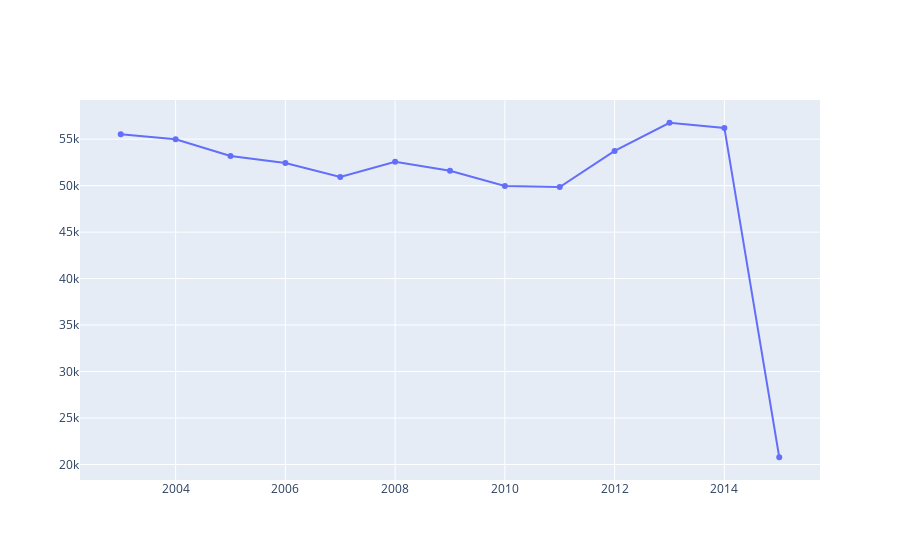

Notebook source saved alongside this figure:
### Code cell
value_counts = train['Year'].value_counts()
year_counts = value_counts.reset_index().sort_values(by='index')
year_counts.columns = ['Year','Count']

points = go.Scatter(
    x = year_counts.Year,
    y = year_counts.Count
)

data = [points]

py.iplot(data)

### Figure 1 — Plotly figure (JSON) as saved in the notebook; plotly's stock layout.template omitted (floating-point values rounded to 4 significant figures)
{"data": [{"type": "scatter", "x": [2003, 2004, 2005, 2006, 2007, 2008, 2009, 2010, 2011, 2012, 2013, 2014, 2015], "y": [55531, 54988, 53189, 52439, 50927, 52561, 51604, 49970, 49843, 53730, 56767, 56213, 20774]}], "layout": {}}
